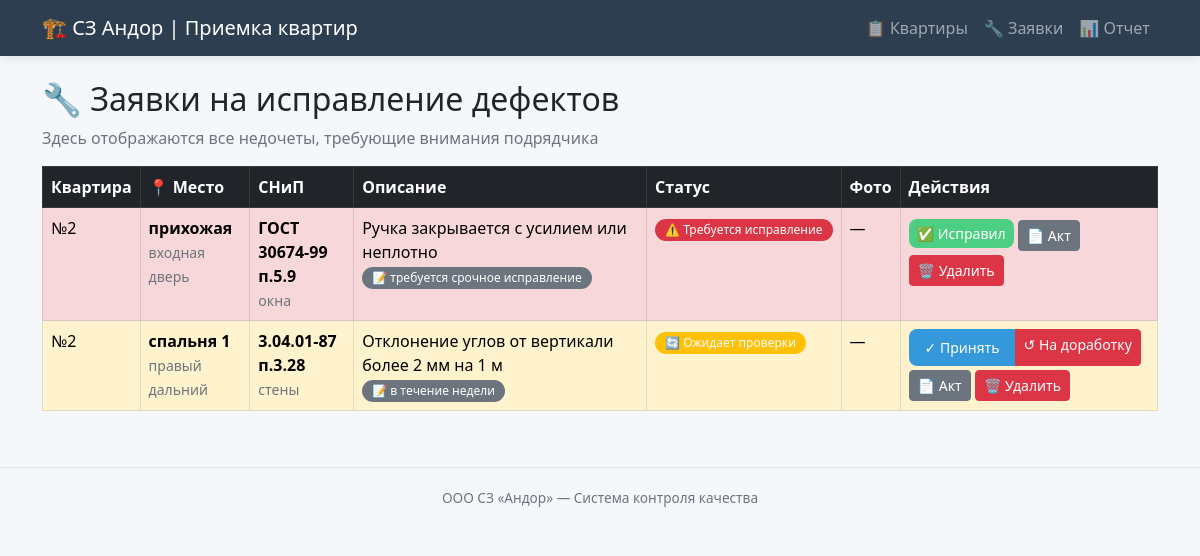
The page /defects on the database as committed earlier.
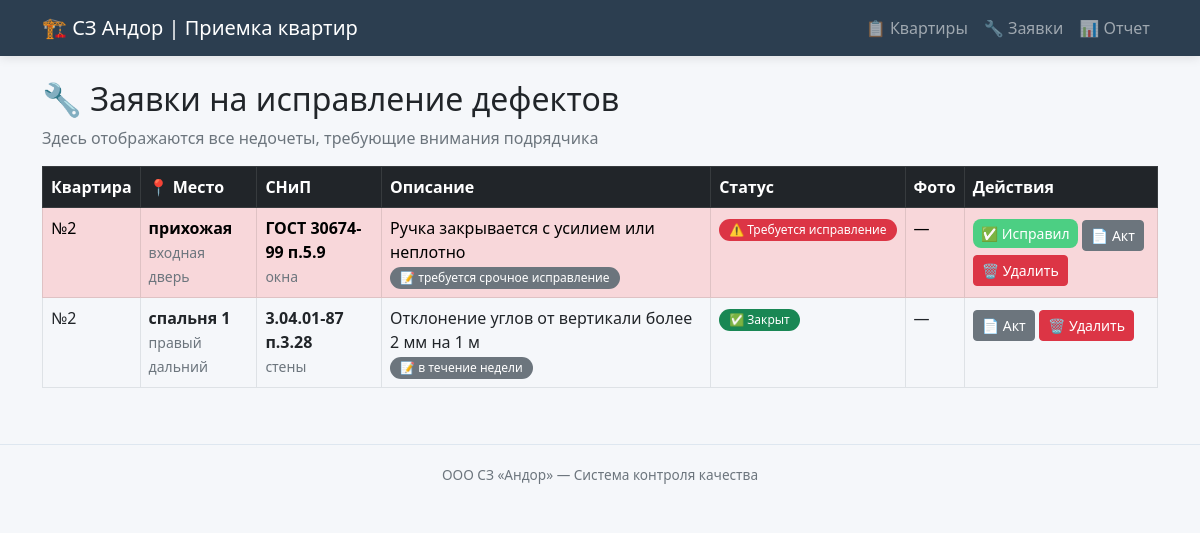
The same page on the database as committed later.
### tables this page shows
CREATE TABLE defects (
            id INTEGER PRIMARY KEY AUTOINCREMENT,
            flat_id INTEGER NOT NULL,
            snip_defect_id INTEGER NOT NULL,
            room TEXT,
            location_detail TEXT,
            comment TEXT,
            photo_path TEXT,
            status TEXT DEFAULT 'open',
            created_at TIMESTAMP,
            fixed_at TIMESTAMP,
            FOREIGN KEY (flat_id) REFERENCES flats(id),
            FOREIGN KEY (snip_defect_id) REFERENCES snip_defects(id)
        );

CREATE TABLE flats (
    id INTEGER PRIMARY KEY AUTOINCREMENT,
    number TEXT NOT NULL,
    street TEXT,
    house TEXT,
    entrance INTEGER,
    floor INTEGER,
    status TEXT DEFAULT 'in_progress'
);

CREATE TABLE snip_defects (
            id INTEGER PRIMARY KEY AUTOINCREMENT,
            code TEXT NOT NULL,
            category TEXT NOT NULL,
            description TEXT NOT NULL,
            severity TEXT NOT NULL
        );

### app.py (the view)
@app.route('/defects')
def defects():
    conn = get_db()
    all_defects = conn.execute('''
        SELECT d.*, f.number as flat_number, f.street, f.house,
               s.code, s.category, s.description, s.severity
        FROM defects d
        JOIN flats f ON d.flat_id = f.id
        JOIN snip_defects s ON d.snip_defect_id = s.id
        ORDER BY
            CASE d.status
                WHEN 'open' THEN 1
                WHEN 'fixed' THEN 2
                WHEN 'closed' THEN 3
            END,
            d.created_at DESC
    ''').fetchall()
    conn.close()
    return render_template('defects.html', defects=all_defects)

### app.py (called while the page is built)
def get_db():
    conn = sqlite3.connect(DB_PATH)
    conn.row_factory = sqlite3.Row
    return conn

### templates/defects.html (shortened to what this page needs)
{% extends "base.html" %}
{% block content %}
<h2>🔧 Заявки на исправление дефектов</h2>
<p class="text-muted">Здесь отображаются все недочеты, требующие внимания подрядчика</p>
<div class="table-responsive">
    <table class="table table-bordered table-hover">
        <thead class="table-dark">
            <tr>
                <th>Квартира</th>
                <th>📍 Место</th>
                <th>СНиП</th>
                <th>Описание</th>
                <th>Статус</th>
                <th>Фото</th>
                <th>Действия</th>
            </tr>
        </thead>
        <tbody>
            {% for d in defects %}
            <tr class="{% if d.status == 'open' %}table-danger{% elif d.status == 'fixed' %}table-warning{% endif %}">
                <td>
                    №{{ d.flat_number }}<br>
                </td>
                <td>
                    {% if d.room %}
                        <strong>{{ d.room }}</strong>
                        {% if d.location_detail %}
                            <br><small class="text-muted">{{ d.location_detail }}</small>
                        {% endif %}
                    {% else %}
                        <span class="text-muted">—</span>
                    {% endif %}
                </td>
                <td>
                    <strong>{{ d.code }}</strong><br>
                    <span class="small text-muted">{{ d.category }}</span>
                </td>
                <td>
                    {{ d.description[:80] }}
                    {% if d.comment %}
                        <br><span class="badge bg-secondary">📝 {{ d.comment[:40] }}</span>
                    {% endif %}
                 </td>
                <td>
                    {% if d.status == 'open' %}
                        <span class="badge bg-danger">⚠️ Требуется исправление</span>
                    {% elif d.status == 'fixed' %}
                        <span class="badge bg-warning">🔄 Ожидает проверки</span>
                    {% else %}
                        <span class="badge bg-success">✅ Закрыт</span>
                    {% endif %}
                 </td>
                <td>
                    {% if d.photo_path %}
                        <a href="/{{ d.photo_path }}" target="_blank" class="btn btn-sm btn-outline-info">📷 Фото</a>
                    {% else %}
                        —
                    {% endif %}
                 </td>
                <td>
                    {% if d.status == 'open' %}
                        <a href="/defect/{{ d.id }}/fix" class="btn btn-sm btn-success">✅ Исправил</a>
                    {% elif d.status == 'fixed' %}
                        <div class="btn-group btn-group-sm">
                            <a href="/defect/{{ d.id }}/close" class="btn btn-primary">✓ Принять</a>
                            <a href="/defect/{{ d.id }}/reopen" class="btn btn-danger">↺ На доработку</a>
                        </div>
                    {% endif %}
                    <a href="/generate_act/{{ d.id }}" class="btn btn-sm btn-secondary mt-1">📄 Акт</a>
                    <a href="/defect/{{ d.id }}/delete" class="btn btn-sm btn-danger mt-1" onclick="return confirm('Удалить этот недочет?')">🗑️ Удалить</a>
                 </td>
             </tr>
            {% endfor %}
        </tbody>
    </table>
</div>
{% endblock %}

Rows that differ between the two databases and show on the page:
changed defects "спальня 1": status "🔄 Ожидает проверки ✓ Принять ↺ На доработку" → "✅ Закрыт"
